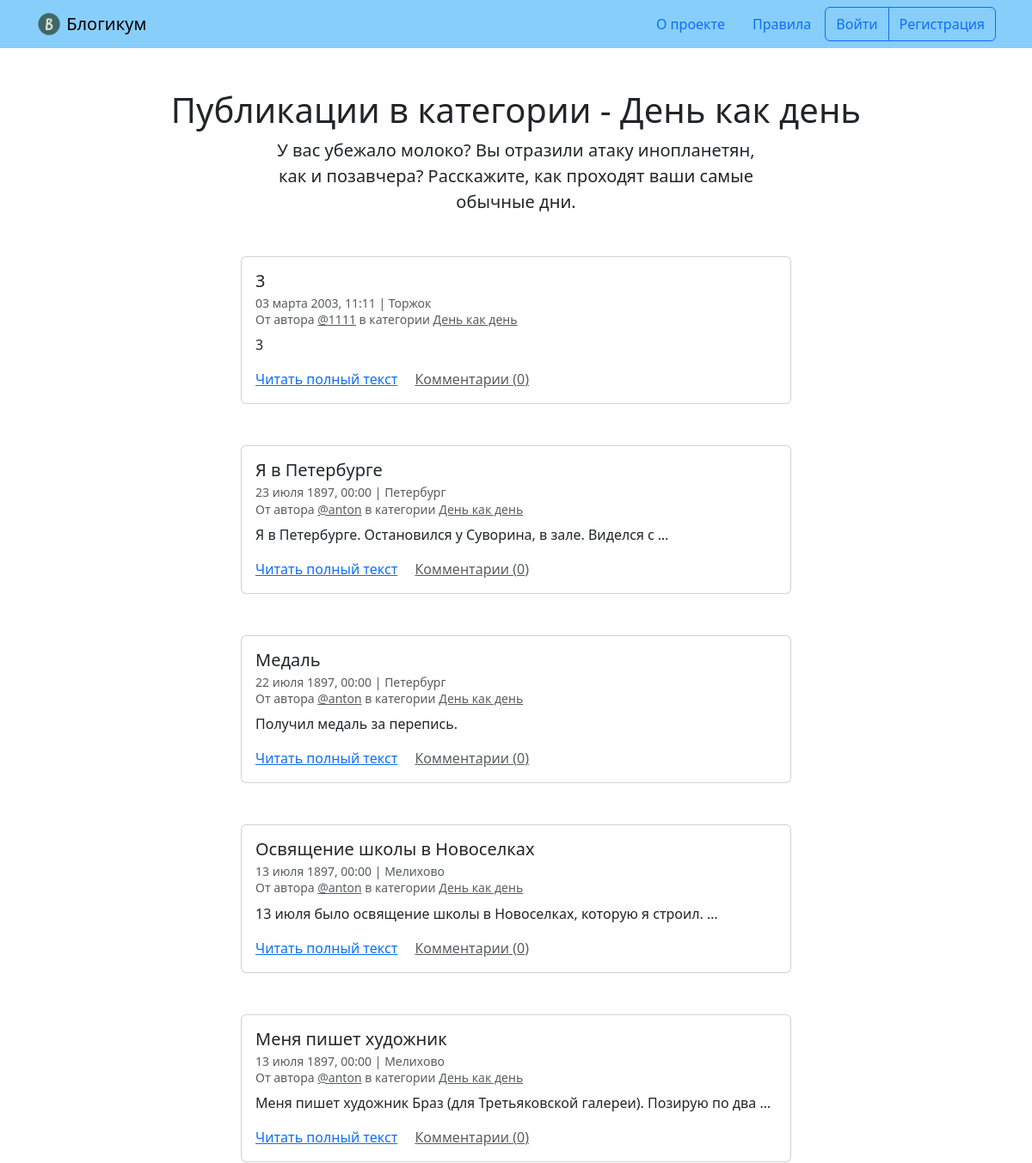
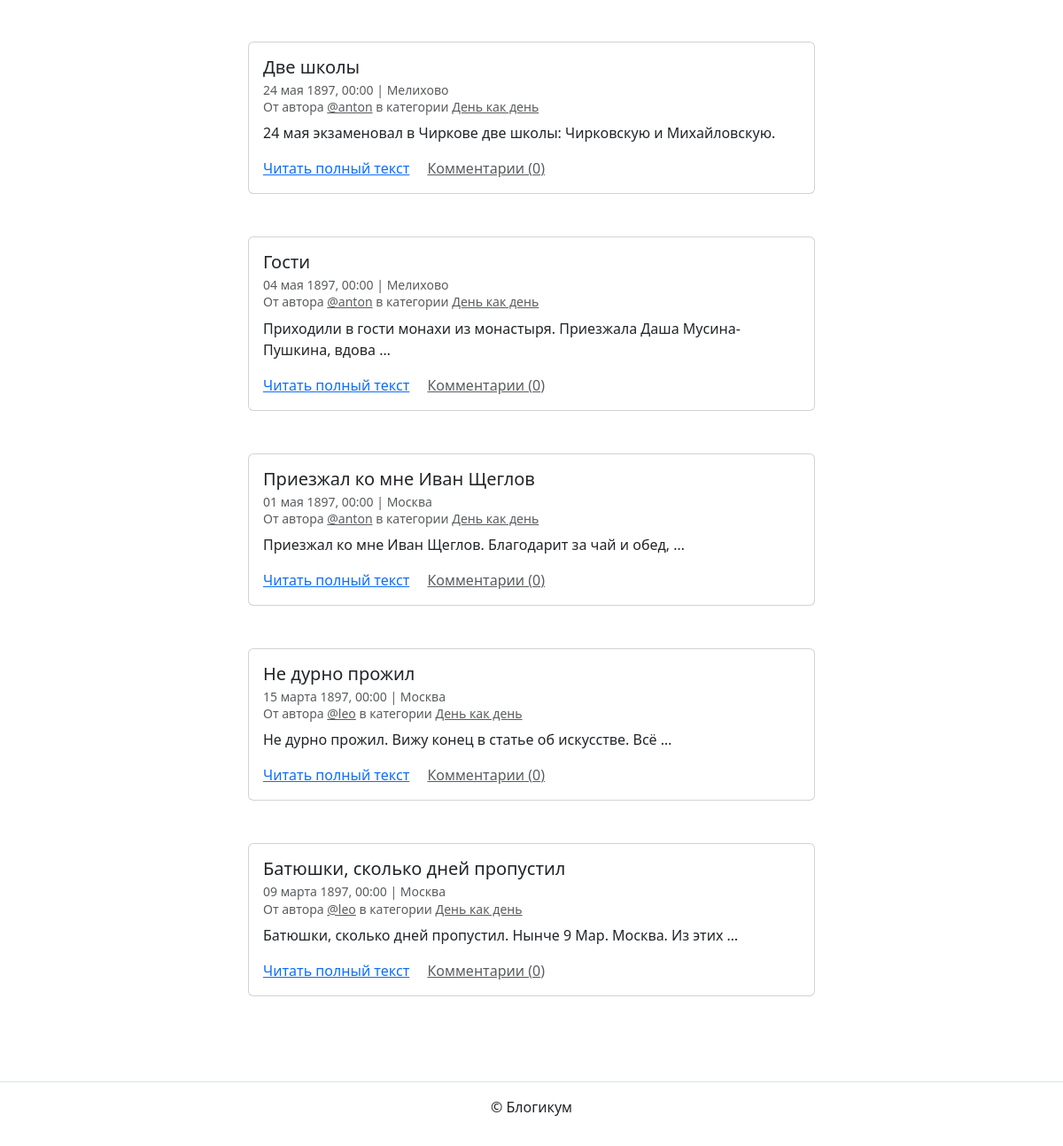
Screenshot of /category/routine/ with the database file from the repository (2 pictures, top to bottom).
### blog/models.py (models this page shows, shortened)
class PublishedModel(models.Model):
    is_published = models.BooleanField(
        'Опубликовано',
        default=True,
        help_text='Снимите галочку, чтобы скрыть публикацию.'
    )
    created_at = models.DateTimeField('Добавлено', auto_now_add=True)
    class Meta:
        abstract = True

class Category(PublishedModel):
    title = models.CharField('Заголовок', max_length=256)
    description = models.TextField('Описание')
    slug = models.SlugField(
        'Идентификатор',
        unique=True,
        help_text='Идентификатор страницы для URL; '
                  'разрешены символы латиницы, цифры, дефис и подчёркивание.'
    )
    class Meta:
        verbose_name = 'категория'
        verbose_name_plural = 'Категории'

class Post(PublishedModel):
    title = models.CharField('Заголовок', max_length=256)
    text = models.TextField('Текст')
    pub_date = models.DateTimeField(
        'Дата и время публикации',
        help_text='Если установить дату и время в будущем —'
                  ' можно делать отложенные публикации.'
    )
    author = models.ForeignKey(
        User,
        on_delete=models.CASCADE,
        verbose_name='Автор публикации'
    )
    location = models.ForeignKey(
        Location,
        on_delete=models.SET_NULL,
        null=True,
        blank=True,
        verbose_name='Местоположение'
    )
    category = models.ForeignKey(
        Category,
        on_delete=models.SET_NULL,
        null=True,
        verbose_name='Категория'
    )
    image = models.ImageField(
        'Изображение',
        upload_to='posts/',
        blank=True,
        null=True,
        validators=[FileExtensionValidator(['jpg', 'jpeg', 'png'])],
        help_text='Загрузите изображение (JPG/PNG)'
    )
    class Meta:
        verbose_name = 'публикация'
        verbose_name_plural = 'Публикации'
        ordering = ('-pub_date',)

class Location(PublishedModel):
    name = models.CharField('Название места', max_length=256)
    class Meta:
        verbose_name = 'местоположение'
        verbose_name_plural = 'Местоположения'

### blog/views.py (the view)
class CategoryPostsView(ListView):
    template_name = 'blog/category.html'
    context_object_name = 'page_obj'
    paginate_by = POSTS_ON_PAGE
    def get_queryset(self):
        self.category = get_object_or_404(
            Category,
            slug=self.kwargs['category_slug'],
            is_published=True
        )
        return Post.objects.filter(
            category=self.category,
            is_published=True,
            pub_date__lte=timezone.now()
        ).annotate(
            comment_count=Count('comments')
        ).order_by('-pub_date')
    def get_context_data(self, **kwargs):
        context = super().get_context_data(**kwargs)
        context['category'] = self.category
        return context

### templates/blog/category.html (shortened to what this page needs)
{% extends "base.html" %}
{% block content %}
  <h1 class="text-center">Публикации в категории - {{ category.title }}</h1>
  <p class="col-6 offset-3 mb-5 lead text-center">{{ category.description }}</p>
  {% for post in page_obj %}
    <article class="mb-5">
      {% include "includes/post_card.html" %}
    </article>
  {% endfor %}
{% endblock %}

### templates/includes/post_card.html (shortened to what this page needs)
<div class="col d-flex justify-content-center">
  <div class="card" style="width: 40rem;">
    <div class="card-body">
      <h5 class="card-title">{{ post.title }}</h5>
      <h6 class="card-subtitle mb-2 text-muted">
        <small>
          {{ post.pub_date|date:"d E Y, H:i" }} | {% if post.location and post.location.is_published %}{{ post.location.name }}{% else %}Планета Земля{% endif %}<br>
          От автора <a class="text-muted" href="{% url 'blog:profile' post.author.username %}">@{{ post.author.username }}</a> в
          категории {% include "includes/category_link.html" %}
        </small>
      </h6>
      <p class="card-text">{{ post.text|truncatewords:10 }}</p>
      <a href="{% url 'blog:post_detail' post.id %}" class="card-link">Читать полный текст</a>
      <a href="{% url 'blog:post_detail' post.id %}" class="card-link text-muted">Комментарии ({{ post.comment_count }})</a>
    </div>
  </div>
</div>

### templates/includes/category_link.html
<a class="text-muted" href="{% url 'blog:category_posts' post.category.slug %}">
  {{ post.category.title }}
</a>

### rows the page displays
Category: title "День как день", description "У вас убежало молоко? Вы отразили атаку инопланетян, как и позавчера? Расскажите, как проходят ваши самые обычные дни."
Post: title "3", pub_date "03 марта 2003, 11:11", location.name "Торжок", author.username "1111", category "День как день", text "3", comment_count "0"
Post: title "Я в Петербурге", pub_date "23 июля 1897, 00:00", location.name "Петербург", author.username "anton", category "День как день", text "Я в Петербурге. Остановился у Суворина, в зале. Виделся с …", comment_count "0"
Post: title "Медаль", pub_date "22 июля 1897, 00:00", location.name "Петербург", author.username "anton", category "День как день", text "Получил медаль за перепись.", comment_count "0"
Post: title "Освящение школы в Новоселках", pub_date "13 июля 1897, 00:00", location.name "Мелихово", author.username "anton", category "День как день", text "13 июля было освящение школы в Новоселках, которую я строил. …", comment_count "0"
Post: title "Меня пишет художник", pub_date "13 июля 1897, 00:00", location.name "Мелихово", author.username "anton", category "День как день", text "Меня пишет художник Браз (для Третьяковской галереи). Позирую по два …", comment_count "0"
Post: title "Две школы", pub_date "24 мая 1897, 00:00", location.name "Мелихово", author.username "anton", category "День как день", text "24 мая экзаменовал в Чиркове две школы: Чирковскую и Михайловскую.", comment_count "0"
Post: title "Гости", pub_date "04 мая 1897, 00:00", location.name "Мелихово", author.username "anton", category "День как день", text "Приходили в гости монахи из монастыря. Приезжала Даша Мусина-Пушкина, вдова …", comment_count "0"
Post: title "Приезжал ко мне Иван Щеглов", pub_date "01 мая 1897, 00:00", location.name "Москва", author.username "anton", category "День как день", text "Приезжал ко мне Иван Щеглов. Благодарит за чай и обед, …", comment_count "0"
Post: title "Не дурно прожил", pub_date "15 марта 1897, 00:00", location.name "Москва", author.username "leo", category "День как день", text "Не дурно прожил. Вижу конец в статье об искусстве. Всё …", comment_count "0"
Post: title "Батюшки, сколько дней пропустил", pub_date "09 марта 1897, 00:00", location.name "Москва", author.username "leo", category "День как день", text "Батюшки, сколько дней пропустил. Нынче 9 Мар. Москва. Из этих …", comment_count "0"
